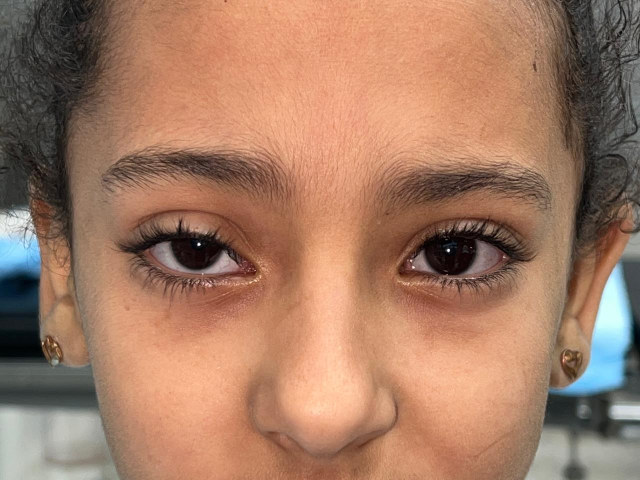
#> input picture sample_1.jpg, 1280 x 960 px (shown at 1/2 size)
$ python -i eyelidutils.py   (imports and definitions only)
#> lines starting #> are read from the running program, lines starting #| are printed output that depends on the picture; after the words box and inside, x2 and y2 are one past the last pixel; in counts of white or black regions, pixels touching at a corner belong together
### utils.py
import cv2
import numpy as np
import matplotlib.pyplot as plt
from skimage.morphology import skeletonize

# gets eye from the image (one eye given)
def get_eyes(path):
#> called with path = 'sample_1.jpg'
    image = cv2.imread(path,cv2.IMREAD_GRAYSCALE)
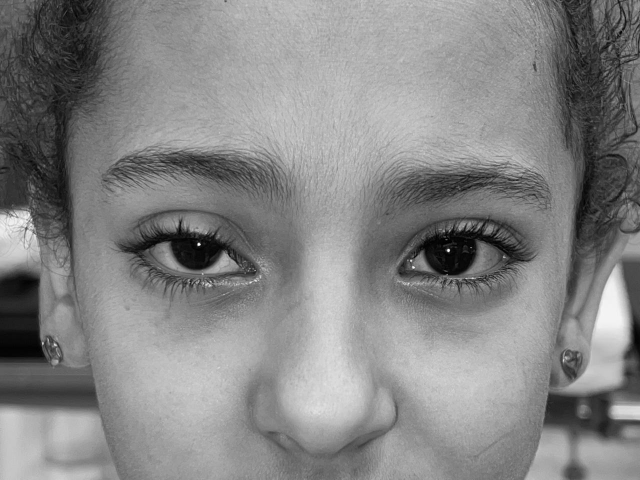
#> image: shape (960, 1280) (shown at 1/2 size); min 0, max 255, mean 132.7
    eye_cascade = cv2.CascadeClassifier(cv2.data.haarcascades + 'haarcascade_eye.xml')
    eyes = eye_cascade.detectMultiScale(image, scaleFactor=1.1, minNeighbors=5, minSize=(30, 30))
#> eyes = [[214, 341, 335, 335], [722, 346, 327, 327]]
    eyes = sorted(eyes,key=lambda x: x[0])
    if len(eyes) == 2:
        # if two eyes are in the image like sample_1 , it will take a rectangular strip having two eyes
        whole_eyes = [min(eyes[0][0],eyes[1][0]),eyes[1][0]+eyes[1][2],eyes[0][1],eyes[1][1]+eyes[1][3]]
#> whole_eyes = [214, 1049, 341, 673]
    else:
        # else if one eye is in the image like sample_2 , it will take the eye only
        for x,y,w,h in eyes:
            whole_eyes = [x,x+w,y,y+h]
    image = image[whole_eyes[2]:whole_eyes[3], whole_eyes[0]:whole_eyes[1]]
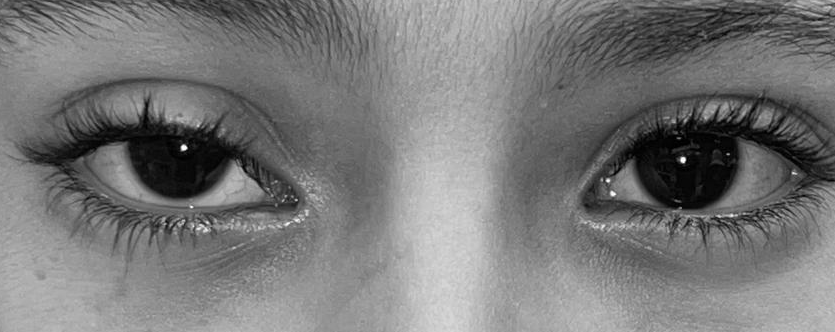
#> image: shape (332, 835); min 0, max 255, mean 120
    return image

# circular kernel
# [110 lines left out: functions make_circular_kernel, get_center, getEylidContour, not called in this run]

### eyelidutils.py
from utils import *
def getbo2leela(imgPath,verbose=False):
    eyes=get_eyes(imgPath)
    if verbose:
        plt.imshow(eyes,cmap='gray')
        plt.show()
    kernel = np.ones((5,5),np.uint8)
    lowcanny=100
    highcanny=300
    iterations=1
    edges = cv2.Canny(eyes,lowcanny,highcanny)
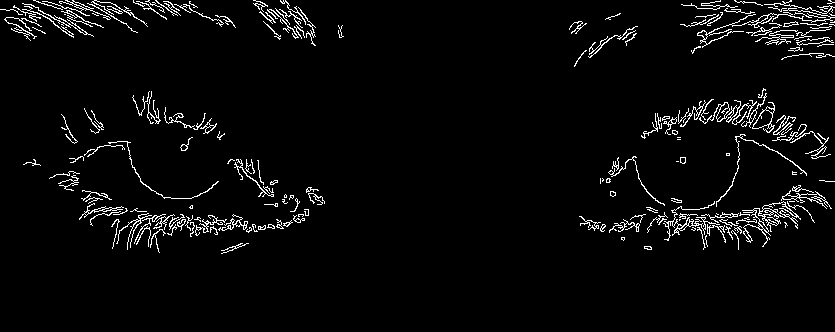
#> edges: shape (332, 835); 3.7% white in thin lines or dots, all inside (x1, y1, x2, y2) = (0, 0, 835, 254)

    if verbose:
        print("Canny edges")
        plt.imshow(edges,cmap='gray')
        plt.axis('off')
        plt.show()

    edges = cv2.dilate(edges,kernel,iterations=iterations)
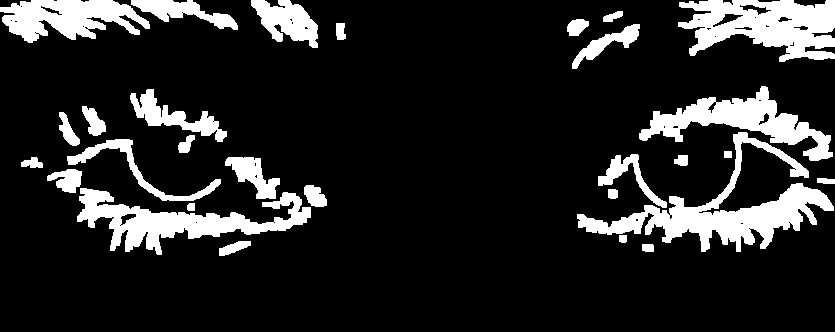
#> edges: shape (332, 835); 14.9% white; 29 white regions, largest, box (x1, y1, x2, y2) and area: (577, 132, 834, 252) 7879, (678, 0, 835, 62) 6208, (77, 188, 311, 255) 5682

    if verbose:
        print("Dilated edges")
        plt.imshow(edges,cmap='gray')
        plt.axis('off')
        plt.show()

    circles = cv2.HoughCircles(edges, cv2.HOUGH_GRADIENT,1, 60,param1=200,param2=12,minRadius=30,maxRadius=70)
#> circles = [[686.5, 158.5, 48.2], [180.5, 146.5, 48.1], [810.5, 104.5, 55.8], [738.5, 73.5, 54.9], [772.5, 193.5, 40.5], [231.5, 213.5, 37.3], [168.5, 249.5, 49.9], [108.5, 189.5, 36], [704.5, 255.5, 59.5], [99.5, 113.5, 43.2]]
    print(circles)
#| [[[686.5 158.5  48.2]
#|   [180.5 146.5  48.1]
#|   [810.5 104.5  55.8]
#|   [738.5  73.5  54.9]
#|   [772.5 193.5  40.5]
#|   [231.5 213.5  37.3]
#|   [168.5 249.5  49.9]
#|   [108.5 189.5  36. ]
#|   [704.5 255.5  59.5]
#|   [ 99.5 113.5  43.2]]]
    # choose circle with smallest radius
    chosenCircle= circles[0][0]
#> chosenCircle = [686.5, 158.5, 48.2]
    # draw the outer circle
    img = eyes.copy()
    cv2.circle(img,(int(chosenCircle[0]),int(chosenCircle[1])),int(chosenCircle[2]),(0,255,0),2)
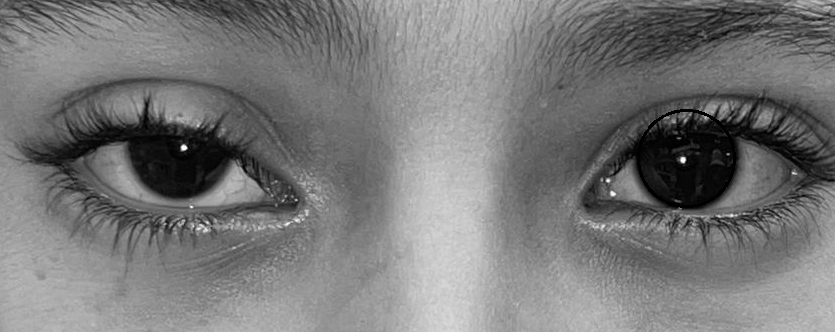
#> img: shape (332, 835); 0.33% of pixels changed, all inside (x1, y1, x2, y2) = (637, 109, 736, 208)
    # draw the center of the circle
    cv2.circle(img,(int(chosenCircle[0]),int(chosenCircle[1])),2,(0,0,255),3)
#> img: shape (332, 835); 0.01% of pixels changed, all inside (x1, y1, x2, y2) = (682, 154, 691, 163)

    # show the image
    # plt.imshow(img,cmap='gray')
    return eyes,chosenCircle

>>> result = getbo2leela('sample_1.jpg')

$ run again, on sample_3.jpg
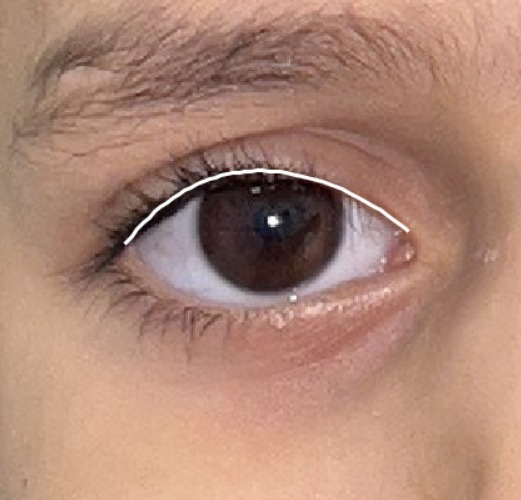
#> input picture sample_3.jpg, 521 x 500 px
#> eyes = [[63, 63, 354, 354]]
#> the loop in get_eyes, `for x,y,w,h in eyes:` made 1 pass
#> (x, y, w, h, whole_eyes) on pass 1: (63, 63, 354, 354, [63, 417, 63, 417])
#> in getbo2leela, `edges = cv2.dilate(edges,kernel,iterations=iterations)`:
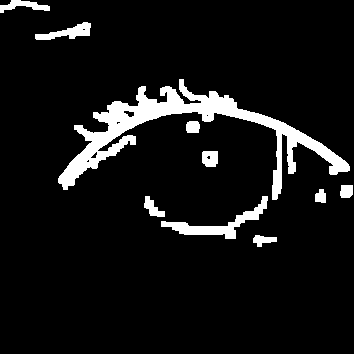
#> edges: shape (354, 354); 7.8% white; 10 white regions, largest, box (x1, y1, x2, y2) and area: (58, 79, 350, 200) 6904, (161, 196, 268, 239) 1086, (35, 22, 91, 40) 470
#> circles = [[152.5, 158.5, 69.4], [229.5, 163.5, 47.1], [103.5, 89.5, 41.4]]
#| [[[152.5 158.5  69.4]
#|   [229.5 163.5  47.1]
#|   [103.5  89.5  41.4]]]
#> chosenCircle = [152.5, 158.5, 69.4]
#> in getbo2leela, `cv2.circle(img,(int(chosenCircle[0]),int(chosenCircle[1])),int(chosenC..`:
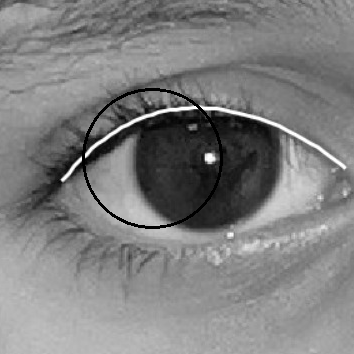
#> img: shape (354, 354); min 0, max 255, mean 127.3

$ run again, on sample_4.jpg
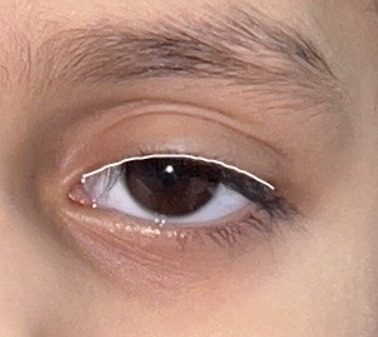
#> input picture sample_4.jpg, 378 x 337 px
#> eyes = [[48, 69, 233, 233]]
#> the loop in get_eyes, `for x,y,w,h in eyes:` made 1 pass
#> (x, y, w, h, whole_eyes) on pass 1: (48, 69, 233, 233, [48, 281, 69, 302])
#> in getbo2leela, `edges = cv2.dilate(edges,kernel,iterations=iterations)`:
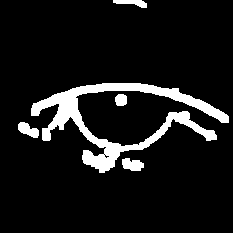
#> edges: shape (233, 233); 9.4% white; 5 white regions, box (x1, y1, x2, y2) and area: (31, 83, 229, 173) 4378, (122, 158, 144, 171) 211, (18, 122, 39, 138) 204, (113, 0, 147, 8) 159, (115, 94, 127, 106) 125
#> circles = [[122.5, 99.5, 45.5], [176.5, 161.5, 37.2]]
#| [[[122.5  99.5  45.5]
#|   [176.5 161.5  37.2]]]
#> chosenCircle = [122.5, 99.5, 45.5]
#> in getbo2leela, `cv2.circle(img,(int(chosenCircle[0]),int(chosenCircle[1])),int(chosenC..`:
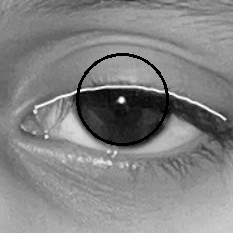
#> img: shape (233, 233); min 0, max 255, mean 131.6
